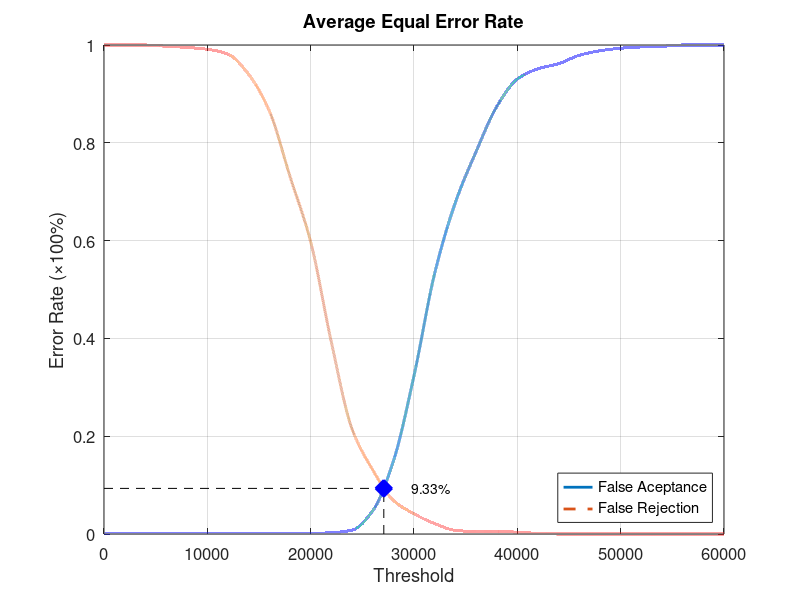
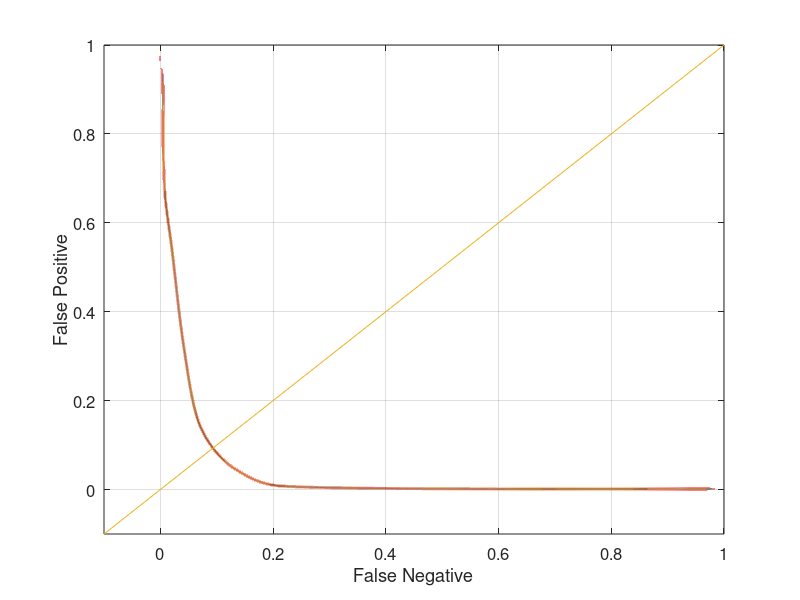

Write MATLAB code to recreate these figures, in order.
function yEER = Experiment4Average
close all;
clear;
clc;
x = 0:2000:60000;
xq = 0:0.5:60000;

y0 = [0 0.00131579 0.00131579 0.00131579 0.00131579 0.00131579 0.00131579 0.00131579 0.00131579 0.00131579 0.00131579 0.00263158 0.00789474 0.0473684 0.148684 0.323684 0.532895 0.677632 0.781579 0.873684 0.930263 0.951316 0.961842 0.978947 0.988158 0.993421 0.996053 0.997368 1 1 1];
yy0 = interp1(x, y0, xq, 'pchip');
y1 = [1 1 1 0.9975 0.995 0.99125 0.98125 0.94 0.865 0.73125 0.5975 0.3925 0.215 0.13125 0.06875 0.04125 0.02125 0.0075 0.005 0.005 0.00375 0.00125 0 0 0 0 0 0 0 0 0];
yy1 = interp1(x, y1, xq, 'pchip');

% Calculating EER: 
y2 = abs(y0 - y1);
find(y2 == min(y2))
yy2 = abs(yy0 - yy1);
xEER = find(yy2 == min(yy2));
xEERIndex = xq(xEER) % X-axis EER
yEER = yy0(xEER) % Y-axis EER

main = figure
plot(xq, yy0,'-','LineWidth', 2);	hold on
plot(xq, yy1,'--','LineWidth', 2);	hold on
plot([xEERIndex xEERIndex], [0 yEER], 'k--');	hold on
plot([0 xEERIndex], [yEER yEER], 'k--');	hold on
plot(xEERIndex, yEER, 'bx', 'LineWidth', 10);	hold on
text(xEERIndex + 10 * xEERIndex / 100, yEER, [num2str(round((10000 * yEER)) / 100) '%'])
legend('False Aceptance', 'False Rejection', 'Location', 'SouthEast')
xlabel('Threshold')
ylabel('Error Rate (\times100%)')
title('Average Equal Error Rate')
set(gca, 'FontSize', 12)
axis([0 60000 0 1])
grid on

print(main, 'Experiment4AverageMain', '-dpng');
FNRxFPR = figure('Color', [1 1 1]);
plot(yy1, yy0, '-', yy1, yy0, 'LineWidth', 2);
hold on
y = -0.1:0.1:1
plot(y, y); 
set(gca, 'FontSize', 12)
xlabel('False Negative')
ylabel('False Positive')
axis([-0.1 1 -0.1 1])
set(gca, 'FontSize', 12)
grid on

print(FNRxFPR, 'Experiment4AverageFNRxFPR','-dpng');
end
